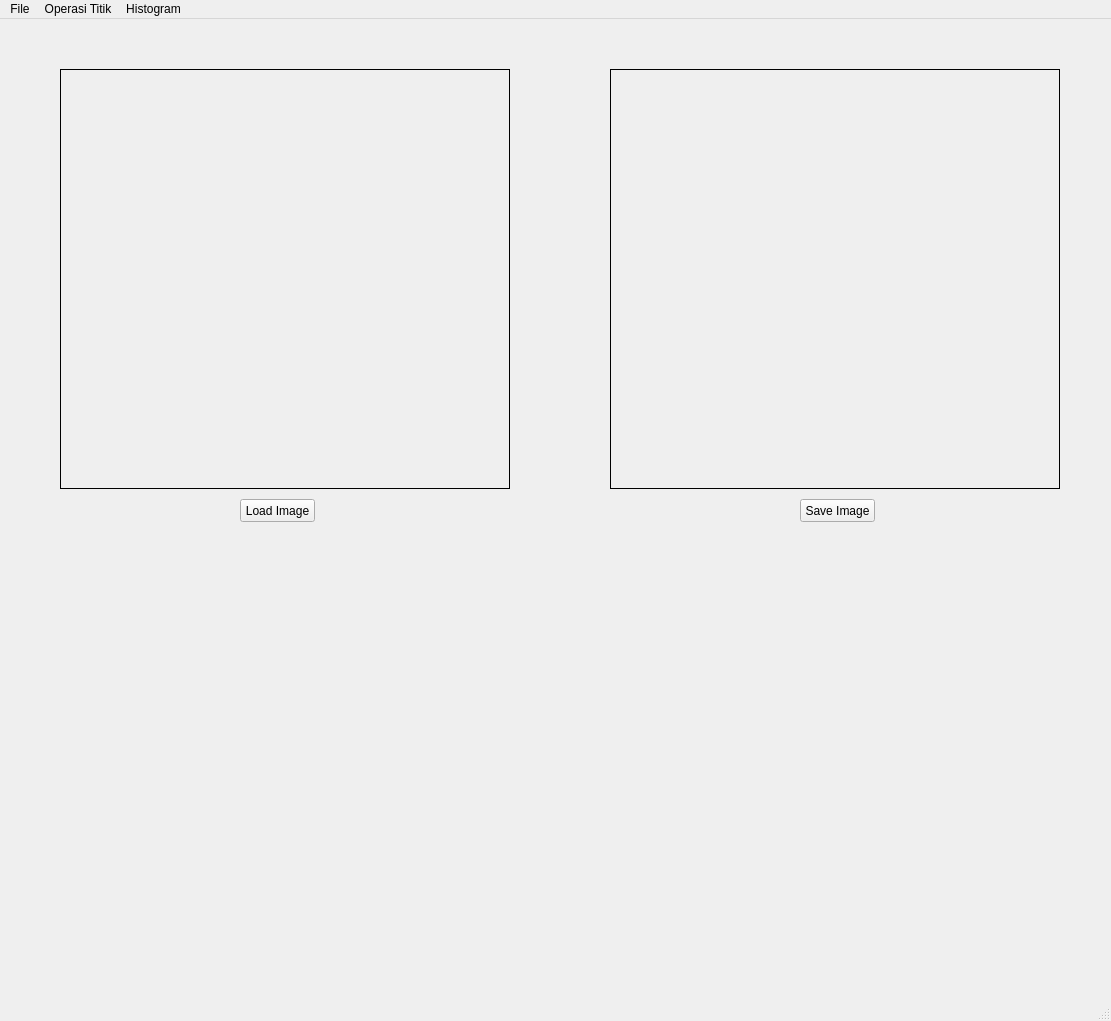
<?xml version="1.0" encoding="UTF-8"?>
<ui version="4.0">
 <class>MainWindow</class>
 <widget class="QMainWindow" name="MainWindow">
  <property name="geometry">
   <rect>
    <x>0</x>
    <y>0</y>
    <width>1111</width>
    <height>1021</height>
   </rect>
  </property>
  <property name="windowTitle">
   <string>MainWindow</string>
  </property>
  <widget class="QWidget" name="centralwidget">
   <widget class="QPushButton" name="loadButton">
    <property name="geometry">
     <rect>
      <x>240</x>
      <y>480</y>
      <width>75</width>
      <height>23</height>
     </rect>
    </property>
    <property name="text">
     <string>Load Image</string>
    </property>
   </widget>
   <widget class="QLabel" name="imgLabel">
    <property name="geometry">
     <rect>
      <x>60</x>
      <y>50</y>
      <width>450</width>
      <height>420</height>
     </rect>
    </property>
    <property name="frameShape">
     <enum>QFrame::Box</enum>
    </property>
    <property name="text">
     <string/>
    </property>
   </widget>
   <widget class="QLabel" name="hasilLabel">
    <property name="geometry">
     <rect>
      <x>610</x>
      <y>50</y>
      <width>450</width>
      <height>420</height>
     </rect>
    </property>
    <property name="frameShape">
     <enum>QFrame::Box</enum>
    </property>
    <property name="text">
     <string/>
    </property>
   </widget>
   <widget class="QPushButton" name="saveButton">
    <property name="geometry">
     <rect>
      <x>800</x>
      <y>480</y>
      <width>75</width>
      <height>23</height>
     </rect>
    </property>
    <property name="text">
     <string>Save Image</string>
    </property>
   </widget>
  </widget>
  <widget class="QMenuBar" name="menubar">
   <property name="geometry">
    <rect>
     <x>0</x>
     <y>0</y>
     <width>1111</width>
     <height>21</height>
    </rect>
   </property>
   <widget class="QMenu" name="menuFile">
    <property name="title">
     <string>File</string>
    </property>
    <addaction name="actionLoad_Image"/>
    <addaction name="actionSave_Image"/>
   </widget>
   <widget class="QMenu" name="menuOperasi_Titik">
    <property name="title">
     <string>Operasi Titik</string>
    </property>
    <addaction name="actionGrayScale"/>
    <addaction name="actionBrightness"/>
    <addaction name="actionSimple_Contrast"/>
    <addaction name="actionContrast_Stretching"/>
    <addaction name="actionNegative_Image"/>
    <addaction name="actionBiner_Image"/>
   </widget>
   <widget class="QMenu" name="menuHistogram">
    <property name="title">
     <string>Histogram</string>
    </property>
    <addaction name="actionGray_Histogram"/>
    <addaction name="actionRGB_Histogram"/>
   </widget>
   <addaction name="menuFile"/>
   <addaction name="menuOperasi_Titik"/>
   <addaction name="menuHistogram"/>
  </widget>
  <widget class="QStatusBar" name="statusbar"/>
  <action name="actionGrayScale">
   <property name="text">
    <string>GrayScale</string>
   </property>
  </action>
  <action name="actionLoad_Image">
   <property name="text">
    <string>Load Image</string>
   </property>
  </action>
  <action name="actionSave_Image">
   <property name="text">
    <string>Save Image</string>
   </property>
  </action>
  <action name="actionBrightness">
   <property name="text">
    <string>Brightness</string>
   </property>
  </action>
  <action name="actionSimple_Contrast">
   <property name="text">
    <string>Simple Contrast</string>
   </property>
  </action>
  <action name="actionContrast_Stretching">
   <property name="text">
    <string>Contrast Stretching</string>
   </property>
  </action>
  <action name="actionNegative_Image">
   <property name="text">
    <string>Negative Image</string>
   </property>
  </action>
  <action name="actionBiner_Image">
   <property name="text">
    <string>Biner Image</string>
   </property>
  </action>
  <action name="actionGray_Histogram">
   <property name="text">
    <string>Histogram Grayscale</string>
   </property>
  </action>
  <action name="actionRGB_Histogram">
   <property name="text">
    <string>Histogram RGB</string>
   </property>
  </action>
 </widget>
 <resources/>
 <connections/>
</ui>
